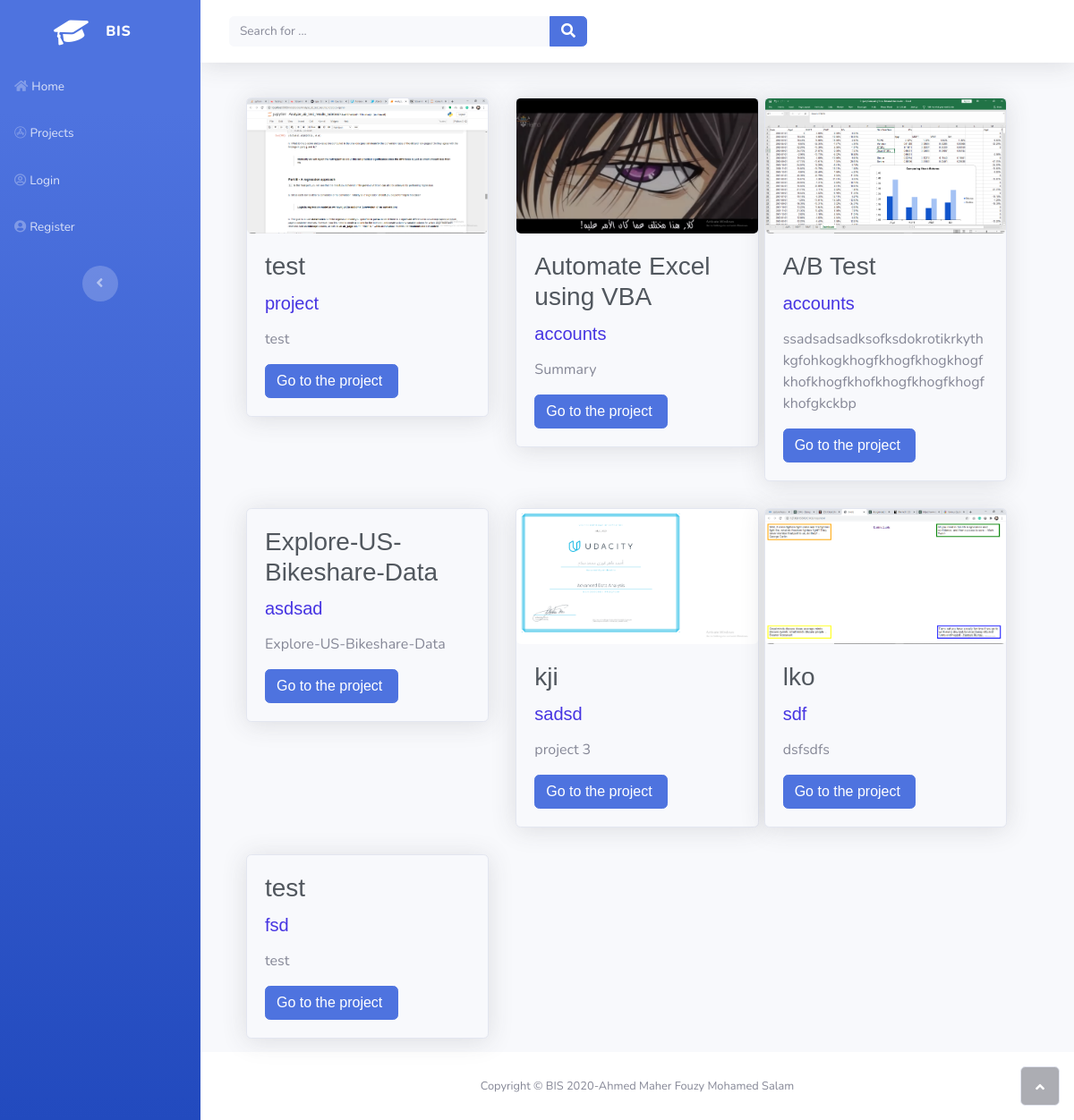
The app's page /projects with its own data.
### projects/models.py (models this page shows, shortened)
class Projects(models.Model):
    class Meta:
        verbose_name = 'Project'
        verbose_name_plural = 'Projects'
    title = models.CharField(max_length=50)
    summary = models.CharField(max_length=250)
    detail = RichTextField()
    release_date = models.DateField()
    tag = models.CharField(max_length=50)
    img = models.ImageField(upload_to="media/projects" , blank = True)

### projects/views.py (the view)
# urls.py: path("" , ProjectsListView.as_view(), name="home"),
class ProjectsListView(ListView):
    model = Projects
    template_name = 'projects/index.html'

### projects/templates/projects/index.html (shortened to what this page needs)
{% extends 'home/base.html'%}
{% load static %}
{% block content%}
<div class="container">
  <div class="row">
  {% for project in projects_list %}
    <div class="col-auto col-sm-12 col-md-12 col-lg-4 col-xl-4" style="padding-top: 15px;padding-bottom: 15px;padding-right: 15px;padding-left: 15px;">
      <div class="bg-light border rounded shadow card" data-bs-hover-animate="pulse"><img class="card-img-top" src="{{ project.img }}">
          <div class="card-body">
              <a href="{% url 'projects:detail' project.id %}" target="_blank">
              <h3 class="card-title" style="font-family: Antic, sans-serif;color: rgb(81,87,94);">
              {{ project.title }}
            </h3>
              </a>
              <h5 class="card-sub-title" style="font-family: Antic, sans-serif;color: #4634e2;">{{ project.tag }}</h5>
              <p class="card-text" style="font-family: Antic, sans-serif;color: rgb(24, 114, 218);"></p><p id="lorem">{{ project.summary }}</p>
              <button class="btn btn-primary" type="button" style="font-weight: normal;font-family: Antic, sans-serif;">Go to the project&nbsp;</button></div>
      </div>
    </div>
  {% endfor %}
</div>
{% endblock %}

### records on screen
Projects: img (picture), title "test", tag "project", summary "test"
Projects: img (picture), title "Automate Excel using VBA", tag "accounts", summary "Summary"
Projects: img (picture), title "A/B Test", tag "accounts", summary "ssadsadsadksofksdokrotikrkythkgfohkogkhogfkhogfkhogkhogfkhofkhogfkhofkhogfkhogfkhogfkhofgkckbp"
Projects: title "Explore-US-Bikeshare-Data", tag "asdsad", summary "Explore-US-Bikeshare-Data"
Projects: img (picture), title "kji", tag "sadsd", summary "project 3"
Projects: img (picture), title "lko", tag "sdf", summary "dsfsdfs"
Projects: title "test", tag "fsd", summary "test"
